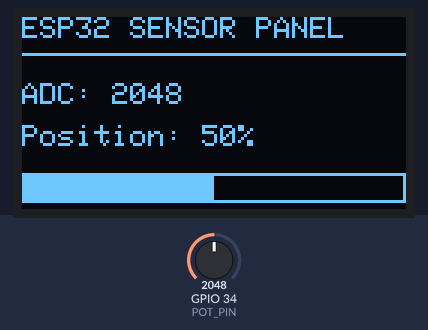
Simulated run of this sketch. Board: ESP32. On the bench: 128×64 one-colour display. Inputs (shaded band) come from the test bench; at power-on: GPIO 34 (POT_PIN) = 2048 (analog values on the 0–4095 scale).

Above: at 1.2 s.
1.3 s: GPIO 34 (POT_PIN) set to 2866
At 2.2 s:
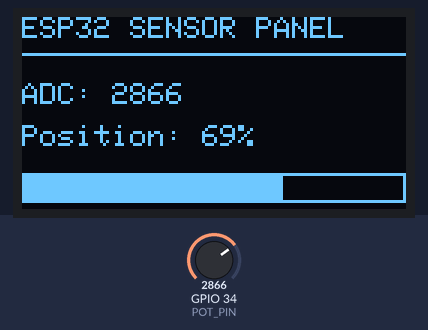
2.9 s: GPIO 34 (POT_PIN) set to 3603
At 3.9 s:
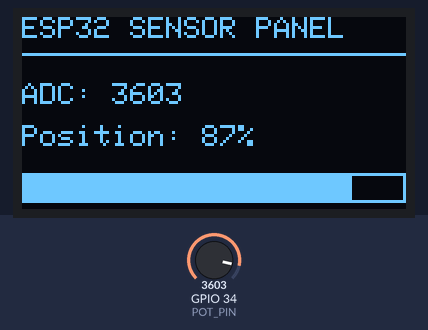
4.5 s: GPIO 34 (POT_PIN) set to 4095
At 5.6 s:
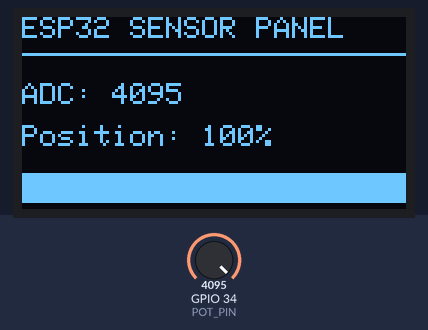
Timing chart, 0 to 7.5 s (numbered marks = the images above; inputs shaded):
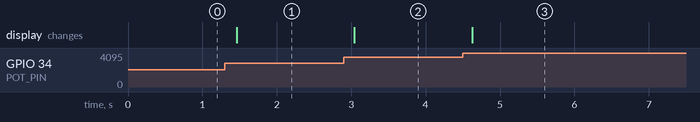

The sketch:

day_35_week_5_mini_project_sensor_dashboard_on.ino
```cpp
// Day 35: Simple sensor dashboard - potentiometer value on SSD1306 OLED.
#include <Wire.h>
#include <Adafruit_GFX.h>
#include <Adafruit_SSD1306.h>
Adafruit_SSD1306 display(128, 64, &Wire, -1);
const int POT_PIN = 34;
void setup() {
  Serial.begin(115200);
  analogReadResolution(12);
  Wire.begin(21, 22);
  if (!display.begin(SSD1306_SWITCHCAPVCC, 0x3C)) {
    Serial.println("OLED init failed.");
    while (true) delay(1000);
  }
}
void loop() {
  int raw = analogRead(POT_PIN);
  int percent = map(raw, 0, 4095, 0, 100);
  display.clearDisplay();
  display.setTextColor(SSD1306_WHITE);
  display.setTextSize(1);
  display.setCursor(0, 0); display.println("ESP32 SENSOR PANEL");
  display.drawLine(0, 12, 127, 12, SSD1306_WHITE);
  display.setCursor(0, 22); display.print("ADC: "); display.println(raw);
  display.setCursor(0, 36); display.print("Position: "); display.print(percent); display.println("%");
  display.drawRect(0, 52, 128, 10, SSD1306_WHITE);
  display.fillRect(1, 53, map(percent, 0, 100, 0, 126), 8, SSD1306_WHITE);
  display.display();
  delay(150);
}
```

Measured:
- after the input at 1.3 s, the display: changes after 0.16 s (image 1)
- after the input at 2.9 s, the display: changes after 0.14 s (image 2)
- after the input at 4.5 s, the display: changes after 0.12 s (image 3)
